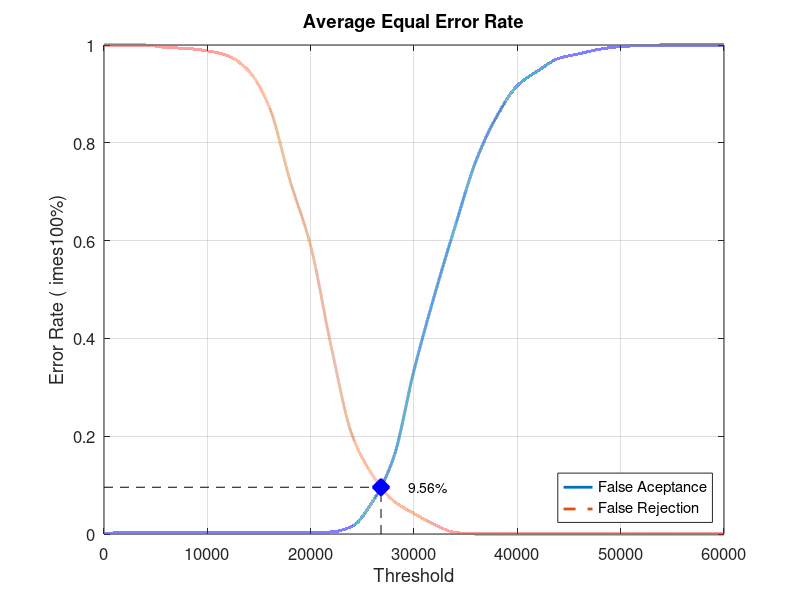
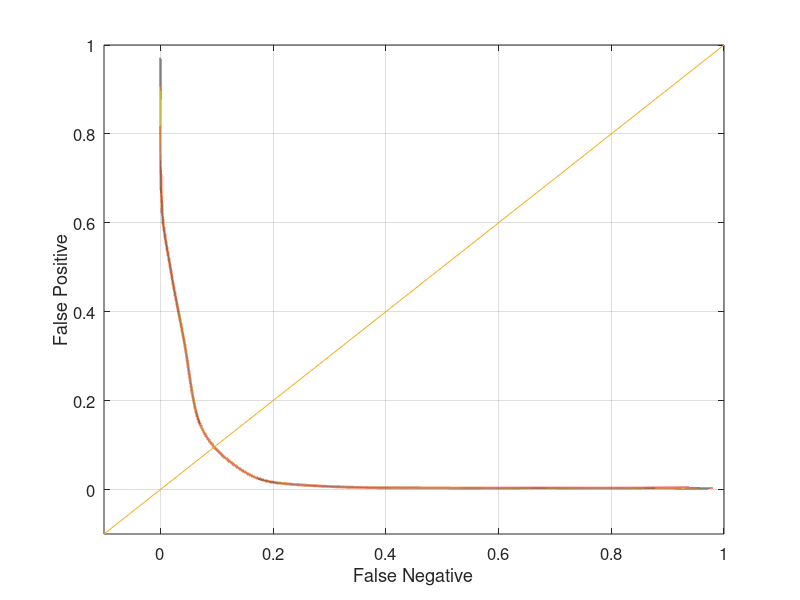

These figures' MATLAB source, in order:
close all;
clear;
clc;
x = 0:2000:60000;
xq = 0:0.5:60000;

y0 = [0 0.0031579 0.0031579 0.0031579 0.0031579 0.0031579 0.0031579 0.0031579 0.0031579 0.0031579 0.0031579 0.00421053 0.0157895 0.0663158 0.154737 0.334737 0.489474 0.630526 0.763158 0.853684 0.916842 0.947368 0.972632 0.982105 0.991579 0.996842 0.998947 1 1 1 1]
yy0 = interp1(x, y0, xq, 'pchip');
y1 = [1 1 1 0.995 0.993 0.988 0.978 0.947 0.873 0.723 0.589 0.382 0.203 0.12 0.068 0.042 0.019 0.003 0 0 0 0 0 0 0 0 0 0 0 0 0]
yy1 = interp1(x, y1, xq, 'pchip');

% Calculating EER: 
y2 = abs(y0 - y1);
find(y2 == min(y2))
yy2 = abs(yy0 - yy1);
xEER = find(yy2 == min(yy2));
xEERIndex = xq(xEER) % X-axis EER
yEER = yy0(xEER) % Y-axis EER

main = figure
plot(xq, yy0,'-','LineWidth', 2);	hold on
plot(xq, yy1,'--','LineWidth', 2);	hold on
plot([xEERIndex xEERIndex], [0 yEER], 'k--');	hold on
plot([0 xEERIndex], [yEER yEER], 'k--');	hold on
plot(xEERIndex, yEER, 'bx', 'LineWidth', 10);	hold on
text(xEERIndex + 10 * xEERIndex / 100, yEER, [num2str(round((10000 * yEER)) / 100) '%'])
legend('False Aceptance', 'False Rejection', 'Location', 'SouthEast')
xlabel('Threshold')
ylabel('Error Rate (	imes100%)')
title('Average Equal Error Rate')
set(gca, 'FontSize', 12)
axis([0 60000 0 1])
grid on

print(main, 'Database3AverageMain', '-dpng');
FNRxFPR = figure('Color', [1 1 1]);
plot(yy1, yy0, '-', yy1, yy0, 'LineWidth', 2);
hold on
y = -0.1:0.1:1
plot(y, y); 
set(gca, 'FontSize', 12)
xlabel('False Negative')
ylabel('False Positive')
axis([-0.1 1 -0.1 1])
set(gca, 'FontSize', 12)
grid on

print(FNRxFPR, 'Database3AverageFNRxFPR','-dpng');
